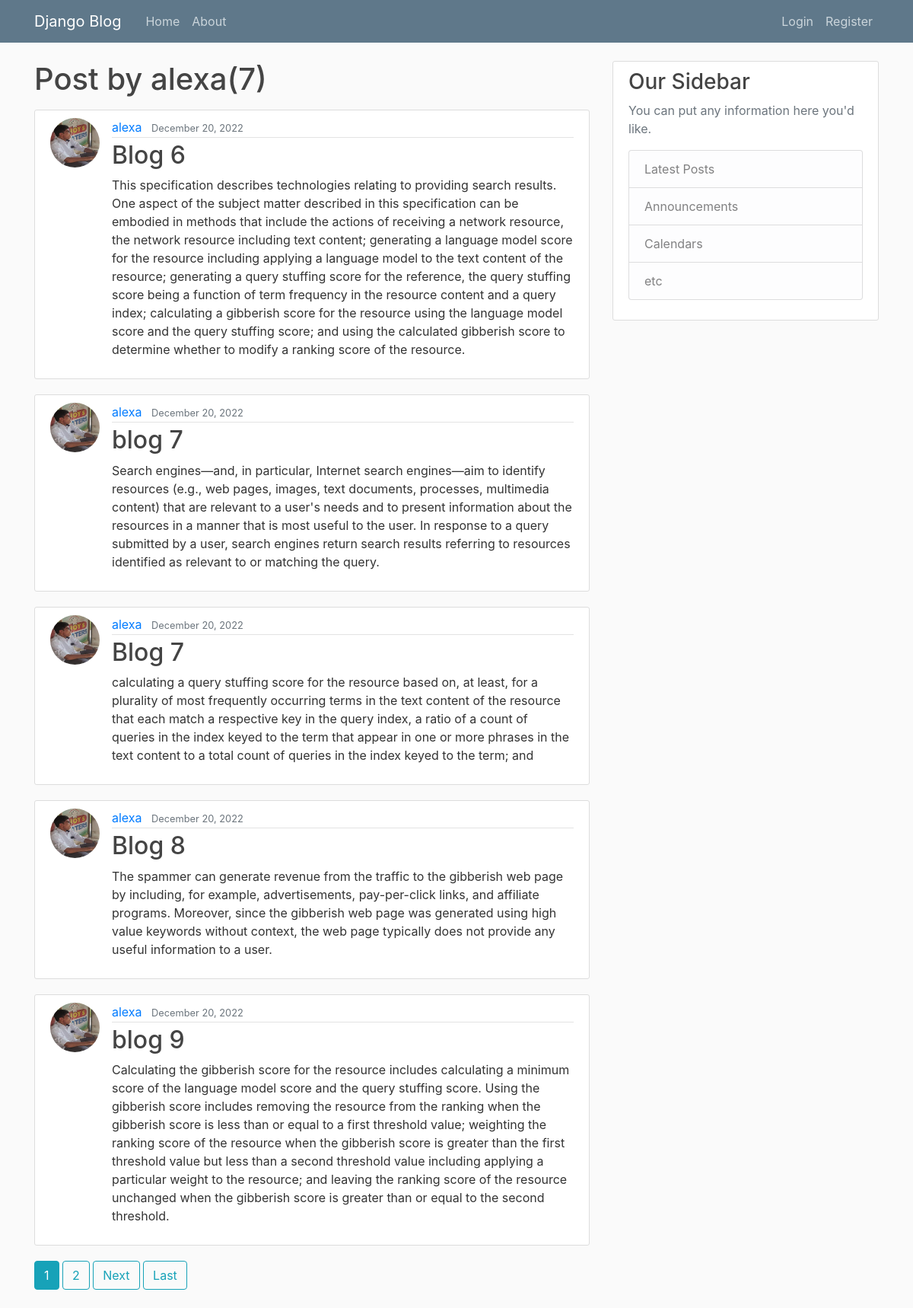
/user/alexa, run on the app's committed database.
### blog/models.py (models this page shows, shortened)
class Post(models.Model):
    title = models.CharField(max_length=100)
    content = models.TextField()
    date_posted = models.DateField(default=timezone.now)
    author = models.ForeignKey(User,on_delete=models.CASCADE)

### users/models.py (models this page shows, shortened)
class Profile(models.Model):
    user = models.OneToOneField(User, on_delete=models.CASCADE)
    image = models.ImageField(default='default.jpg', upload_to='profile_pics')

### blog/views.py (the view)
# urls.py: path('user/<str:username>',UserPostListView.as_view(),name='user-posts'),
class UserPostListView(ListView):
    model = Post
    template_name = 'blog/user_posts.html'
    context_object_name = 'posts'
    paginate_by = 5
    def get_queryset(self):
        user = get_object_or_404(User, username=self.kwargs.get('username'))
        return Post.objects.filter(author=user).order_by('-date_posted')

### blog/templates/blog/user_posts.html (shortened to what this page needs)
{% extends "blog/base.html" %}
{% block content %}
<h1 class="mb-3">Post by {{ view.kwargs.username }}({{ page_obj.paginator.count }})</h1>
{% for post in posts %}
    <article class="media content-section">
        <img class="rounded-circle article-img" src="{{ post.author.profile.image.url }}" alt="">
        <div class="media-body">
            <div class="article-metadata">
                <a class="mr-2" href="{% url 'user-posts' post.author.username %}">{{ post.author }}</a>
                <small class="text-muted">{{ post.date_posted|date:"F d, Y" }}</small>
            </div>
            <h2><a class="article-title" href="{% url 'post-detail' post.id %}">{{ post.title }}</a></h2>
            <p class="article-content">{{ post.content }}</p>
        </div>
    </article>
{% endfor %}
{% if is_paginated %}
    {% for num in page_obj.paginator.page_range %}
        {% if page_obj.number == num %}
            <a class="btn btn-info mb-4" href="?page={{ num }}">{{ num }}</a>
        {% elif num > page_obj.number|add:'-3' and num < page_obj.number|add:'3' %}
            <a class="btn btn-outline-info mb-4" href="?page={{ num }}">{{ num }}</a>
        {% endif %}
    {% endfor %}
    {% if page_obj.has_next %}
        <a class="btn btn-outline-info mb-4" href="?page={{ page_obj.next_page_number }}">Next</a>
        <a class="btn btn-outline-info mb-4" href="?page={{ page_obj.paginator.num_pages }}">Last</a>
    {% endif %}
{% endif %}
{% endblock content %}

### blog/static/blog/main.css (style rules this page uses)
body { background: #fafafa; color: #333333; margin-top: 5rem; }
h1, h2, h3, h4, h5, h6 { color: #444444; }
.content-section { background: #ffffff; padding: 10px 20px; border: 1px solid #dddddd; border-radius: 3px; margin-bottom: 20px; }
.article-title { color: #444444; }
.article-content { white-space: pre-line; }
.article-img { height: 65px; width: 65px; margin-right: 16px; }
.article-metadata { padding-bottom: 1px; margin-bottom: 4px; border-bottom: 1px solid #e3e3e3 }

### data on the page
Post: author.profile.image (placeholder picture), author "alexa", date_posted "December 20, 2022", title "Blog 6", content "This specification describes technologies relating to providing search results. One aspect of the subject matter described in this specification can be embodied in methods that include the actions of receiving a network resource, the network resource including text content; generating a language model score for the resource including applying a language model to the text content of the resource; generating a query stuffing score for the reference, the query stuffing score being a function of term frequency in the resource content and a query index; calculating a gibberish score for the resource using the language model score and the query stuffing score; and using the calculated gibberish…"
Post: author.profile.image (placeholder picture), author "alexa", date_posted "December 20, 2022", title "blog 7", content "Search engines—and, in particular, Internet search engines—aim to identify resources (e.g., web pages, images, text documents, processes, multimedia content) that are relevant to a user's needs and to present information about the resources in a manner that is most useful to the user. In response to a query submitted by a user, search engines return search results referring to resources identified as relevant to or matching the query."
Post: author.profile.image (placeholder picture), author "alexa", date_posted "December 20, 2022", title "Blog 7", content "calculating a query stuffing score for the resource based on, at least, for a plurality of most frequently occurring terms in the text content of the resource that each match a respective key in the query index, a ratio of a count of queries in the index keyed to the term that appear in one or more phrases in the text content to a total count of queries in the index keyed to the term; and"
Post: author.profile.image (placeholder picture), author "alexa", date_posted "December 20, 2022", title "Blog 8", content "The spammer can generate revenue from the traffic to the gibberish web page by including, for example, advertisements, pay-per-click links, and affiliate programs. Moreover, since the gibberish web page was generated using high value keywords without context, the web page typically does not provide any useful information to a user."
Post: author.profile.image (placeholder picture), author "alexa", date_posted "December 20, 2022", title "blog 9", content "Calculating the gibberish score for the resource includes calculating a minimum score of the language model score and the query stuffing score. Using the gibberish score includes removing the resource from the ranking when the gibberish score is less than or equal to a first threshold value; weighting the ranking score of the resource when the gibberish score is greater than the first threshold value but less than a second threshold value including applying a particular weight to the resource; and leaving the ranking score of the resource unchanged when the gibberish score is greater than or equal to the second threshold."

### other printed values
{{ view.kwargs.username }} "alexa"
{{ page_obj.paginator.count }} "7"
{{ num }} "1"
{{ num }} "2"
